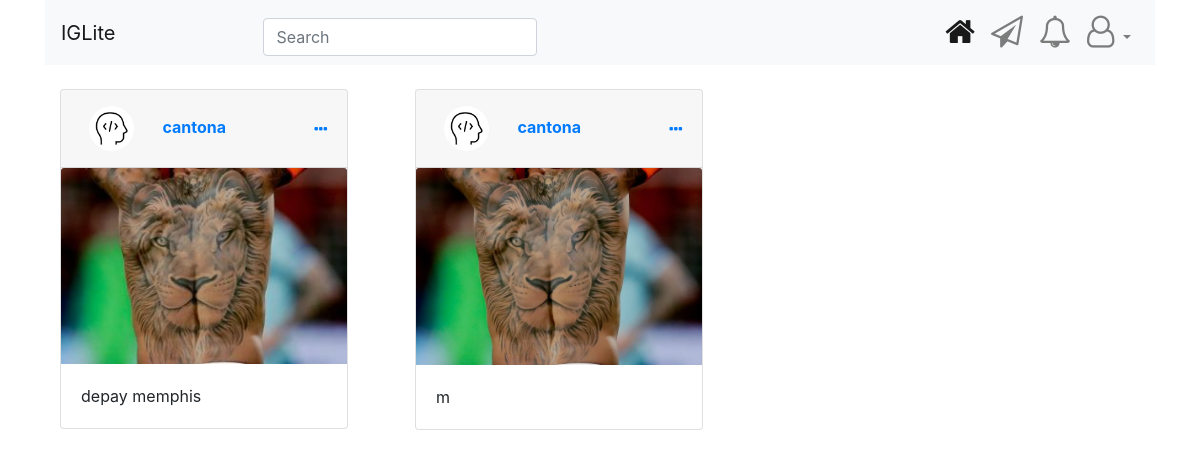
The app's page /user/cantona with its own data.
### insta/models.py (models this page shows, shortened)
class Post(models.Model):
    caption = models.TextField()
    posts = models.ImageField(upload_to='posts/images')
    instagrammer = models.ForeignKey(
        User, on_delete=models.CASCADE, null=False, blank=True, default=None)
    ''' The function below tells the view where to redirect after post is
        created i.e. finds the url of the model object that returns the path
        to any specific instance (find the location to a specific post).
    '''

### users/models.py (models this page shows, shortened)
class Profile(models.Model):
    user = models.OneToOneField(User, on_delete=models.CASCADE)
    image = models.ImageField(default='default.jpg', upload_to='profile.jpg',
                              height_field=None, width_field=None, max_length=None)
    name = models.CharField(max_length=50, default='DEFAULT VALUE')
    website = models.URLField(max_length=50, default='DEFAULT VALUE')
    bio = models.TextField(max_length=500, default='DEFAULT VALUE')
    GENDER_CHOICES = (
        ('M', 'Male'),
        ('F', 'Female'),
    )
    gender = models.CharField(
        max_length=50, choices=GENDER_CHOICES, default='DEFAULT VALUE')

### insta/views.py (the view)
# urls.py: path('user/<str:username>', UserPostListView.as_view(), name='user-posts'),
class UserPostListView(ListView):
    model = Post
    template_name = 'insta/user_posts.html'
    context_object_name = 'posts'
    ''' The method below will be responsible to filter
        only the post by that user
    '''
    def get_queryset(self):
        user = get_object_or_404(User, username=self.kwargs.get('username'))
        return Post.objects.filter(instagrammer=user).order_by('-posts')

### insta/templates/insta/user_posts.html
{% extends 'insta/base.html' %} {% block content %}
<div class="container">
	{% for post in posts %}
	<div class="row">
		<div class="col-md-4 col-sm-6 mt-4">
			<div class="card" style="width: 18rem">
				<div class="card-header">
					<img
						class="rounded-circle my-1 ml-2"
						style="height: 45px; width: 45px"
						src="{{ post.instagrammer.profile.image.url }}"
					/>
					<strong
						><a
							class="ml-4"
							href="{% url 'user-posts' post.instagrammer.username %}"
							>{{ post.instagrammer }}</a
						></strong
					>
					<a
						data-toggle="tooltip"
						data-placement="top"
						title="update post"
						href="{% url 'post-detail' post.id %}"
						style="float: right; margin-top: 15px"
					>
						<i class="fa fa-ellipsis-h" aria-hidden="true"></i>
					</a>
				</div>
				<img src="{{post.posts.url}}" class="card-img-top" alt="..." />
				<div class="card-body">
					<p class="card-text">{{post.caption}}</p>
				</div>
			</div>
		</div>
		{% endfor %}
	</div>
</div>
{% endblock content %}

### records on screen
Post: instagrammer.profile.image (placeholder picture), instagrammer "cantona", posts (picture), caption "depay memphis"
Post: instagrammer.profile.image (placeholder picture), instagrammer "cantona", posts (picture), caption "m"
